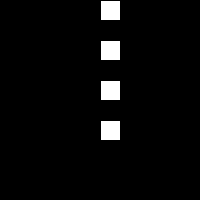
Frame 1 (no input)
Frame 60 (the mouse pressed at the canvas centre just before this capture): identical to frame 1, image omitted
Frame 120 (the mouse held since frame 60 and released just before this capture): identical to frame 1, image omitted

The Processing sketch that drew this single still picture (run headless with seeded random() and noise(); from frame 60 on, the mouse is pressed at the canvas centre):

// Processing sketch: processing_78183
// ── processing_78183.pde

/*Multiple rectangles are drawn on screen in this example.
Answer the questions provided in the comments 

Developed by Laura Maye, University of Limerick*/
 
/* Q: Modify this code so that, when a mouse is pressed, the shapes fill blue
   Q: Modify code again so that, when a key is pressed, the shapes fill yellow
   Q: Modify the code so that there is more than a spacing of 20 pixels between each rectangle
*/


int x = 0;
int y = 0;

void setup()
{
  size(200, 200);
  background(0);
  x = width/2;
}

void draw()
{
  y = 0;
  rect(x, y*40, 20, 20);
  y = y + 1;
  rect(x, y*40, 20, 20);
  y = y + 1;
  rect(x, y*40, 20, 20);
  y = y + 1;
  rect(x, y*40, 20, 20);
}
